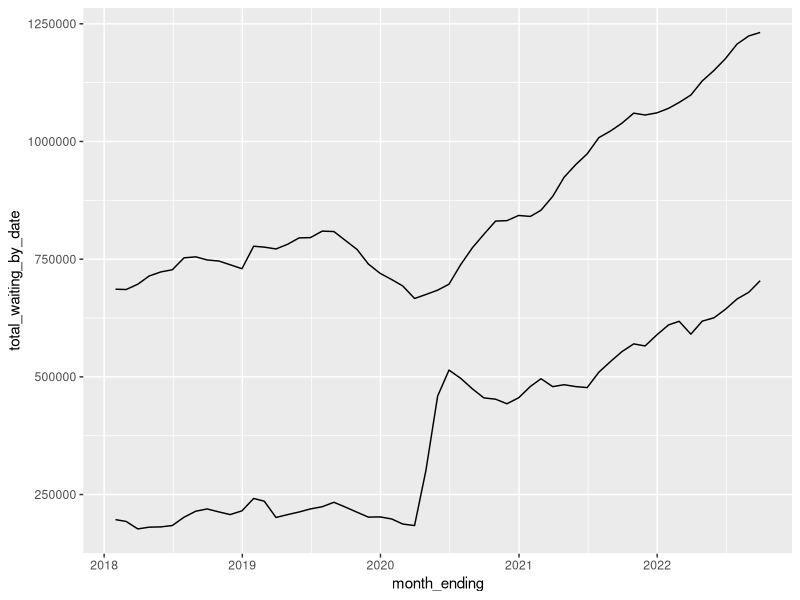
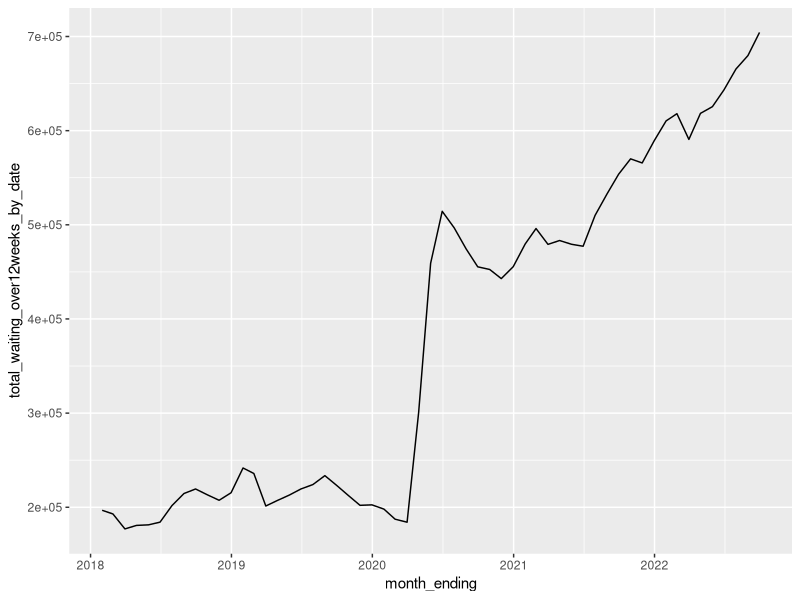
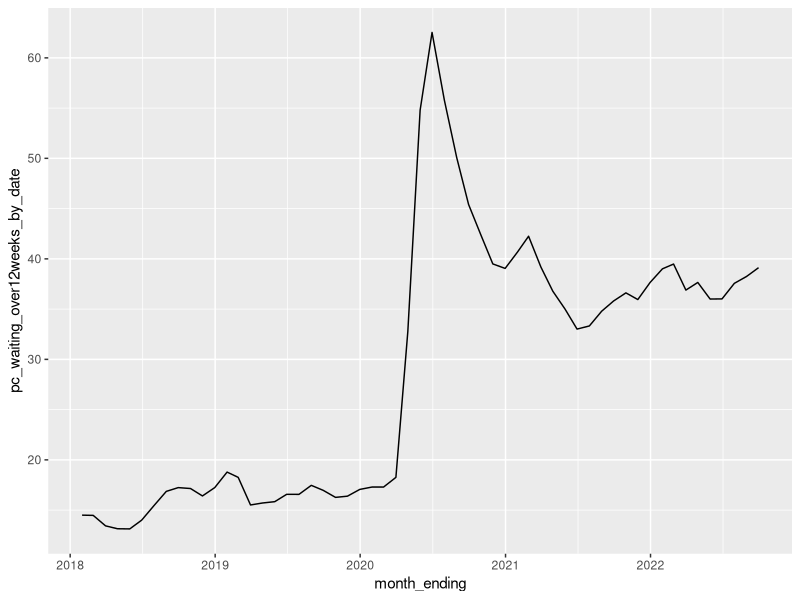

These figures' R source, in order:
## ---- chunk 1
library(tidyverse)
library(lubridate)
## ---- chunk 2
ongoing_waits <- read_csv(here::here("clean_data/treatment_waiting_times_ongoing.csv"))
## ---- chunk 3
ongoing_waits %>% 
  filter(!hbt == "S92000003") %>% 
#  filter(hbt == "S08000025") %>% 
  group_by(month_ending) %>% 
  mutate(total_waiting_by_date = sum(number_waiting, na.rm = TRUE),
         total_waiting_over12weeks_by_date = sum(number_waiting_over12weeks, 
                                                    na.rm = TRUE)) %>% 
  ggplot(aes(month_ending, total_waiting_by_date)) + 
  geom_line() +
  geom_line(aes(month_ending, total_waiting_over12weeks_by_date))
## ---- chunk 4
ongoing_waits %>% 
  filter(!hbt == "S92000003") %>% 
#  filter(hbt == "S08000025") %>% 
  group_by(month_ending) %>% 
  summarise(total_waiting_over12weeks_by_date = sum(number_waiting_over12weeks, na.rm = TRUE)) %>% 
  ggplot(aes(month_ending, total_waiting_over12weeks_by_date)) + 
  geom_line()

## ---- chunk 5
ongoing_waits %>% 
  mutate(percent_over12weeks = number_waiting_over12weeks / number_waiting * 100) %>% 
  group_by(month_ending) %>% 
  summarise(pc_waiting_over12weeks_by_date = mean(percent_over12weeks, na.rm = TRUE)) %>% 
  ggplot(aes(month_ending, pc_waiting_over12weeks_by_date)) + 
  geom_line()

